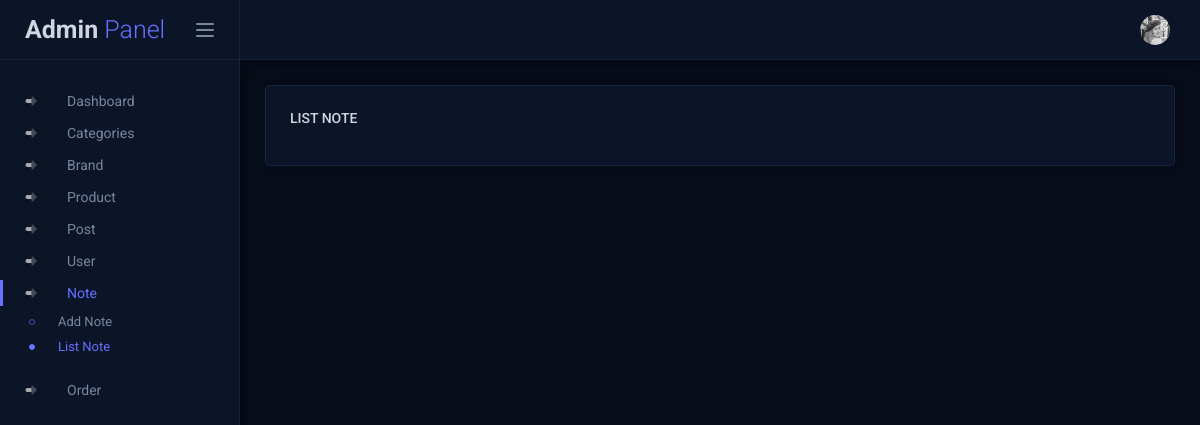
The app's page /admin/list-note.php (signed in), older data.
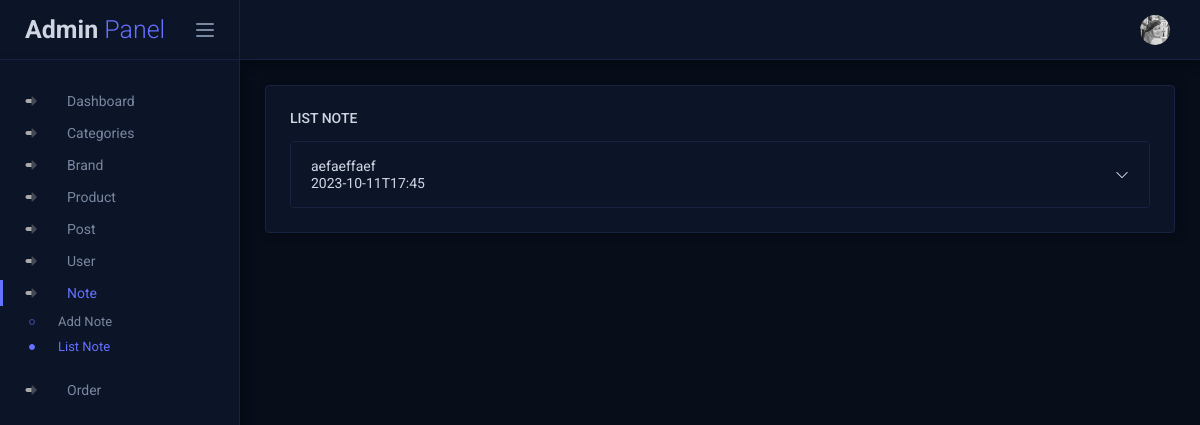
The same page, newer data.
### tables this page shows
CREATE TABLE `table_note` (
  `noteId` int(11) NOT NULL,
  `noteName` varchar(255) NOT NULL,
  `noteContent` varchar(255) NOT NULL,
  `noteDateUp` varchar(255) NOT NULL
);

### lib/database.php (called while the page is built, shortened)
<?php
class Database
{
    public $host   = DB_HOST;
    public $user   = DB_USER;
    public $pass   = DB_PASS;
    public $dbname = DB_NAME;
    public $post = DB_POST;
    public $link;
    private function connectDB()
    {
        $this->link = new mysqli(
            $this->host,
            $this->user,
            $this->pass,
            $this->dbname,
            $this->post
        );
    }
    public function select($query)
    {
        $result = $this->link->query($query) or
            die($this->link->error . __LINE__);
        if ($result->num_rows > 0) {
            return $result;
        } else {
            return false;
        }
    }
}
?>

### classes/note.php (called while the page is built, shortened)
<?php
include_once __DIR__ . '/../lib/database.php';
?>
<?php
class note
{
    private $db;
    public function __construct()
    {
        $this->db = new Database();
    }
    public function show_note()
    {
        $query = "SELECT * FROM table_note order by noteId desc";
        $result = $this->db->select($query);
        return $result;
    }
}
?>

### admin/list-note.php (the view, shortened to what this page needs)
<?php
include_once __DIR__ . '/../inc/_header.admin.inc.php';
?>
<div class="page-content">
    <div class="row">
        <div class="col-md-12">
            <div class="card">
                <div class="card-body">
                    <h6 class="card-title">List Note</h6>
                    <div class="accordion" id="FaqAccordion">
                        <?php
                                    $show_note = $note->show_note();
                                    $i = 0;
                                    if ($show_note) {
                                        while ($result = $show_note->fetch_assoc()) {
                                            $i++;
                                            ?>
                        <div class="accordion-item">
                            <h2 class="accordion-header" id="headingOne">
                                <button class="accordion-button collapsed" type="button" data-bs-toggle="collapse"
                                    data-bs-target="#collapseOne<?php echo $i; ?>" aria-expanded="false">
                                    <?php echo $result['noteName'] ?>
                                    <br>
                                    <?php echo $result['noteDateUp'] ?>
                                </button>
                            </h2>
                        </div>
                        <?php }
                                    } ?>
                    </div>
                </div>
            </div>
        </div>
    </div>
</div>
<?php
include_once __DIR__ . '/../inc/_footer.admin.inc.php';
?>

Row changes from the older to the newer data that the page shows:
added table_note: noteName "aefaeffaef", noteDateUp "2023-10-11T17:45"
